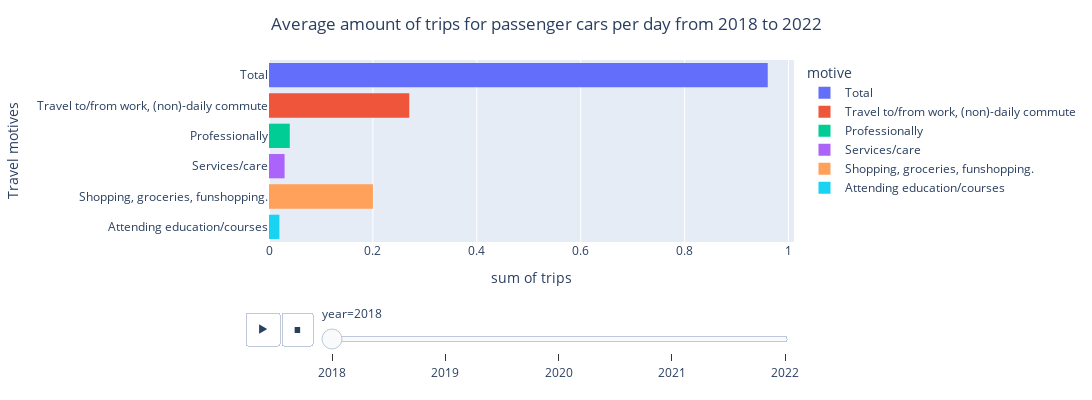

The notebook cell this image was saved under:
### Markdown cell above
# Subquestion 4: How have the mobility motives developed in the considered time in the Netherlands?
In this subquestion the mobility trends found in the data from the CBS is explored. The yearly data is visualised in bar charts. First the average amount of trips per day for passenger cars for the years 2018 till 2022. It is expected that during covid, the average amount of trips are less than in other years. This should theoretically be true for all the travel motives. However, services and care and shopping (mainly groceries) should have stayed relatively similar as this is a daily necessity.

### Code cell
#plot a histogram with all the average trips for passenger cars
fig1 = px.histogram(mobility_trips_meltedmotives, x='trips', y='motive', color='motive',  orientation='h',  animation_frame='year', width=1100, height=400)

fig1.update_layout(title={
    'text': 'Average amount of trips for passenger cars per day from 2018 to 2022',
    'x': 0.5
})

fig1.update_yaxes(title_text="Travel motives")
fig1.show()

### Figure 1 — Plotly figure (JSON) as saved in the notebook; plotly's stock layout.template omitted (floating-point values rounded to 4 significant figures)
{"data": [{"alignmentgroup": "True", "bingroup": "y", "histfunc": "sum", "hovertemplate": "motive=%{y}<br>year=2018<br>sum of trips=%{x}<extra></extra>", "legendgroup": "Total", "marker": {"color": "#636efa", "pattern": {"shape": ""}}, "name": "Total", "offsetgroup": "Total", "orientation": "h", "showlegend": true, "type": "histogram", "x": ["0.96"], "xaxis": "x", "y": ["Total"], "yaxis": "y"}, {"alignmentgroup": "True", "bingroup": "y", "histfunc": "sum", "hovertemplate": "motive=%{y}<br>year=2018<br>sum of trips=%{x}<extra></extra>", "legendgroup": "Travel to/from work, (non)-daily commute", "marker": {"color": "#EF553B", "pattern": {"shape": ""}}, "name": "Travel to/from work, (non)-daily commute", "offsetgroup": "Travel to/from work, (non)-daily commute", "orientation": "h", "showlegend": true, "type": "histogram", "x": ["0.27"], "xaxis": "x", "y": ["Travel to/from work, (non)-daily commute"], "yaxis": "y"}, {"alignmentgroup": "True", "bingroup": "y", "histfunc": "sum", "hovertemplate": "motive=%{y}<br>year=2018<br>sum of trips=%{x}<extra></extra>", "legendgroup": "Professionally", "marker": {"color": "#00cc96", "pattern": {"shape": ""}}, "name": "Professionally", "offsetgroup": "Professionally", "orientation": "h", "showlegend": true, "type": "histogram", "x": ["0.04"], "xaxis": "x", "y": ["Professionally"], "yaxis": "y"}, {"alignmentgroup": "True", "bingroup": "y", "histfunc": "sum", "hovertemplate": "motive=%{y}<br>year=2018<br>sum of trips=%{x}<extra></extra>", "legendgroup": "Services/care", "marker": {"color": "#ab63fa", "pattern": {"shape": ""}}, "name": "Services/care", "offsetgroup": "Services/care", "orientation": "h", "showlegend": true, "type": "histogram", "x": ["0.03"], "xaxis": "x", "y": ["Services/care"], "yaxis": "y"}, {"alignmentgroup": "True", "bingroup": "y", "histfunc": "sum", "hovertemplate": "motive=%{y}<br>year=2018<br>sum of trips=%{x}<extra></extra>", "legendgroup": "Shopping, groceries, funshopping.", "marker": {"color": "#FFA15A", "pattern": {"shape": ""}}, "name": "Shopping, groceries, funshopping.", "offsetgroup": "Shopping, groceries, funshopping.", "orientation": "h", "showlegend": true, "type": "histogram", "x": ["0.20"], "xaxis": "x", "y": ["Shopping, groceries, funshopping."], "yaxis": "y"}, {"alignmentgroup": "True", "bingroup": "y", "histfunc": "sum", "hovertemplate": "motive=%{y}<br>year=2018<br>sum of trips=%{x}<extra></extra>", "legendgroup": "Attending education/courses", "marker": {"color": "#19d3f3", "pattern": {"shape": ""}}, "name": "Attending education/courses", "offsetgroup": "Attending education/courses", "orientation": "h", "showlegend": true, "type": "histogram", "x": ["0.02"], "xaxis": "x", "y": ["Attending education/courses"], "yaxis": "y"}], "layout": {"barmode": "relative", "height": 400, "legend": {"title": {"text": "motive"}, "tracegroupgap": 0}, "margin": {"t": 60}, "sliders": [{"active": 0, "currentvalue": {"prefix": "year="}, "len": 0.9, "pad": {"b": 10, "t": 60}, "steps": [{"args": [["2018"], {"frame": {"duration": 0, "redraw": true}, "fromcurrent": true, "mode": "immediate", "transition": {"duration": 0, "easing": "linear"}}], "label": "2018", "method": "animate"}, {"args": [["2019"], {"frame": {"duration": 0, "redraw": true}, "fromcurrent": true, "mode": "immediate", "transition": {"duration": 0, "easing": "linear"}}], "label": "2019", "method": "animate"}, {"args": [["2020"], {"frame": {"duration": 0, "redraw": true}, "fromcurrent": true, "mode": "immediate", "transition": {"duration": 0, "easing": "linear"}}], "label": "2020", "method": "animate"}, {"args": [["2021"], {"frame": {"duration": 0, "redraw": true}, "fromcurrent": true, "mode": "immediate", "transition": {"duration": 0, "easing": "linear"}}], "label": "2021", "method": "animate"}, {"args": [["2022"], {"frame": {"duration": 0, "redraw": true}, "fromcurrent": true, "mode": "immediate", "transition": {"duration": 0, "easing": "linear"}}], "label": "2022", "method": "animate"}], "x": 0.1, "xanchor": "left", "y": 0, "yanchor": "top"}], "title": {"text": "Average amount of trips for passenger cars per day from 2018 to 2022", "x": 0.5}, "updatemenus": [{"buttons": [{"args": [null, {"frame": {"duration": 500, "redraw": true}, "fromcurrent": true, "mode": "immediate", "transition": {"duration": 500, "easing": "linear"}}], "label": "&#9654;", "method": "animate"}, {"args": [[null], {"frame": {"duration": 0, "redraw": true}, "fromcurrent": true, "mode": "immediate", "transition": {"duration": 0, "easing": "linear"}}], "label": "&#9724;", "method": "animate"}], "direction": "left", "pad": {"r": 10, "t": 70}, "showactive": false, "type": "buttons", "x": 0.1, "xanchor": "right", "y": 0, "yanchor": "top"}], "width": 1100, "xaxis": {"anchor": "y", "domain": [0, 1], "title": {"text": "sum of trips"}}, "yaxis": {"anchor": "x", "categoryarray": ["Attending education/courses", "Shopping, groceries, funshopping.", "Services/care", "Professionally", "Travel to/from work, (non)-daily commute", "Total"], "categoryorder": "array", "domain": [0, 1], "title": {"text": "Travel motives"}}}}
